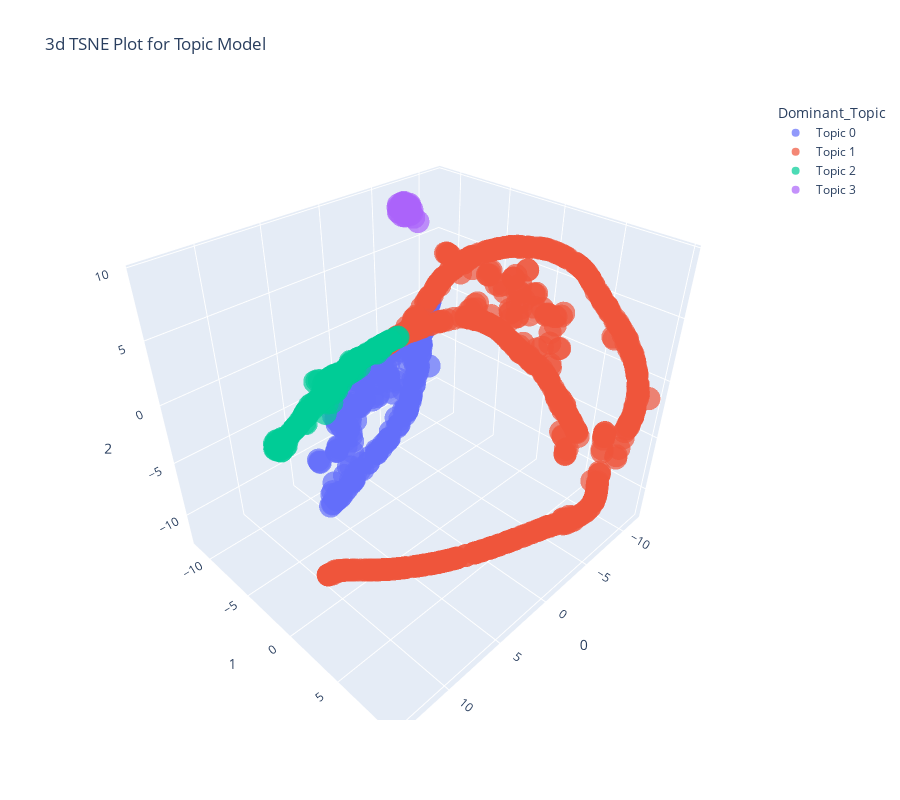

Notebook cell for this chart:
### Code cell
# T-distributed Stochastic Neighbor Embedding (t-SNE)
plot_model(lda, plot = 'tsne')

### Figure 1 — Plotly figure (JSON) as saved in the notebook; plotly's stock layout.template omitted (floating-point values rounded to 4 significant figures; data arrays with more than 128 entries replaced by an {"elided": "..."} marker saying what was removed)
{"data": [{"hovertemplate": "Dominant_Topic=Topic 0<br>0=%{x}<br>1=%{y}<br>2=%{z}<extra></extra>", "legendgroup": "Topic 0", "marker": {"color": "#636efa", "opacity": 0.7, "symbol": "circle"}, "mode": "markers", "name": "Topic 0", "scene": "scene", "showlegend": true, "type": "scatter3d", "x": {"elided": "212 float values"}, "y": {"elided": "212 float values"}, "z": {"elided": "212 float values"}}, {"hovertemplate": "Dominant_Topic=Topic 1<br>0=%{x}<br>1=%{y}<br>2=%{z}<extra></extra>", "legendgroup": "Topic 1", "marker": {"color": "#EF553B", "opacity": 0.7, "symbol": "circle"}, "mode": "markers", "name": "Topic 1", "scene": "scene", "showlegend": true, "type": "scatter3d", "x": {"elided": "564 float values"}, "y": {"elided": "564 float values"}, "z": {"elided": "564 float values"}}, {"hovertemplate": "Dominant_Topic=Topic 2<br>0=%{x}<br>1=%{y}<br>2=%{z}<extra></extra>", "legendgroup": "Topic 2", "marker": {"color": "#00cc96", "opacity": 0.7, "symbol": "circle"}, "mode": "markers", "name": "Topic 2", "scene": "scene", "showlegend": true, "type": "scatter3d", "x": {"elided": "195 float values"}, "y": {"elided": "195 float values"}, "z": {"elided": "195 float values"}}, {"hovertemplate": "Dominant_Topic=Topic 3<br>0=%{x}<br>1=%{y}<br>2=%{z}<extra></extra>", "legendgroup": "Topic 3", "marker": {"color": "#ab63fa", "opacity": 0.7, "symbol": "circle"}, "mode": "markers", "name": "Topic 3", "scene": "scene", "showlegend": true, "type": "scatter3d", "x": [-6.208, -5.399, -5.452, -5.545, -5.556, -6.109, -6.119, -6.049, -5.648, -5.979, -6.184, -5.773, -5.888, -5.669, -5.693, -5.352, -6.098, -5.609, -6.346, -6.077, -5.844, -6.039, -5.684, -6.182, -6.321, -5.813, -5.498, -5.527, -5.8], "y": [-9.301, -9.834, -9.217, -9.375, -9.176, -10.19, -10.12, -9.37, -10.13, -9.25, -9.775, -8.234, -9.691, -10.09, -9.801, -9.716, -10.09, -9.758, -9.672, -10.1, -9.76, -9.172, -10.23, -9.532, -9.742, -8.709, -10.01, -9.087, -9.369], "z": [8.928, 9.119, 8.968, 8.61, 8.803, 8.854, 9.229, 8.563, 9.246, 9.232, 8.596, 8.432, 8.455, 8.669, 9.44, 9.138, 8.696, 8.534, 8.889, 9.287, 9.469, 8.709, 9.01, 9.293, 9.138, 8.616, 8.761, 8.951, 9.357]}], "layout": {"height": 800, "legend": {"title": {"text": "Dominant_Topic"}, "tracegroupgap": 0}, "scene": {"domain": {"x": [0, 1], "y": [0, 1]}, "xaxis": {"title": {"text": "0"}}, "yaxis": {"title": {"text": "1"}}, "zaxis": {"title": {"text": "2"}}}, "title": {"text": "3d TSNE Plot for Topic Model"}, "width": 900}}
